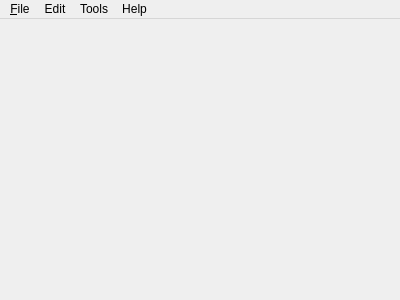
<?xml version="1.0" encoding="UTF-8"?>
<ui version="4.0">
 <class>MainWindow</class>
 <widget class="QMainWindow" name="MainWindow">
  <property name="geometry">
   <rect>
    <x>0</x>
    <y>0</y>
    <width>400</width>
    <height>300</height>
   </rect>
  </property>
  <property name="mouseTracking">
   <bool>true</bool>
  </property>
  <property name="windowTitle">
   <string>EN Player</string>
  </property>
  <widget class="QWidget" name="centralWidget">
   <layout class="QVBoxLayout" name="verticalLayout">
    <property name="spacing">
     <number>0</number>
    </property>
    <property name="leftMargin">
     <number>0</number>
    </property>
    <property name="topMargin">
     <number>0</number>
    </property>
    <property name="rightMargin">
     <number>0</number>
    </property>
    <property name="bottomMargin">
     <number>0</number>
    </property>
    <item>
     <widget class="VlcWidgetVideo" name="videoWidget" native="true"/>
    </item>
    <item>
     <widget class="ControlPanel" name="controlPanel" native="true">
      <property name="minimumSize">
       <size>
        <width>0</width>
        <height>0</height>
       </size>
      </property>
      <property name="maximumSize">
       <size>
        <width>16777215</width>
        <height>50</height>
       </size>
      </property>
     </widget>
    </item>
   </layout>
  </widget>
  <widget class="QMenuBar" name="menuBar">
   <property name="geometry">
    <rect>
     <x>0</x>
     <y>0</y>
     <width>400</width>
     <height>19</height>
    </rect>
   </property>
   <widget class="QMenu" name="menu_File">
    <property name="title">
     <string>&amp;File</string>
    </property>
    <addaction name="actionOpen"/>
    <addaction name="separator"/>
    <addaction name="actionExit"/>
   </widget>
   <widget class="QMenu" name="menuEdit">
    <property name="title">
     <string>Edit</string>
    </property>
    <addaction name="actionAdd_Subtitles"/>
   </widget>
   <widget class="QMenu" name="menuTools">
    <property name="title">
     <string>Tools</string>
    </property>
    <addaction name="actionOptions"/>
   </widget>
   <widget class="QMenu" name="menuAbout">
    <property name="title">
     <string>Help</string>
    </property>
    <addaction name="actionRead_Me"/>
    <addaction name="separator"/>
    <addaction name="actionAbout"/>
   </widget>
   <addaction name="menu_File"/>
   <addaction name="menuEdit"/>
   <addaction name="menuTools"/>
   <addaction name="menuAbout"/>
  </widget>
  <action name="actionOpen">
   <property name="text">
    <string>&amp;Open ...</string>
   </property>
  </action>
  <action name="actionExit">
   <property name="text">
    <string>&amp;Exit</string>
   </property>
  </action>
  <action name="actionAdd_Subtitles">
   <property name="text">
    <string>&amp;Add Subtitles ...</string>
   </property>
  </action>
  <action name="actionOptions">
   <property name="text">
    <string>Options</string>
   </property>
  </action>
  <action name="actionAbout">
   <property name="text">
    <string>About</string>
   </property>
  </action>
  <action name="actionRead_Me">
   <property name="text">
    <string>&amp;Read Me</string>
   </property>
  </action>
 </widget>
 <layoutdefault spacing="6" margin="11"/>
 <customwidgets>
  <customwidget>
   <class>VlcWidgetVideo</class>
   <extends>QWidget</extends>
   <header>vlc-qt/WidgetVideo.h</header>
   <container>1</container>
  </customwidget>
  <customwidget>
   <class>ControlPanel</class>
   <extends>QWidget</extends>
   <header>controlpanel.h</header>
   <container>1</container>
  </customwidget>
 </customwidgets>
 <resources/>
 <connections/>
</ui>
